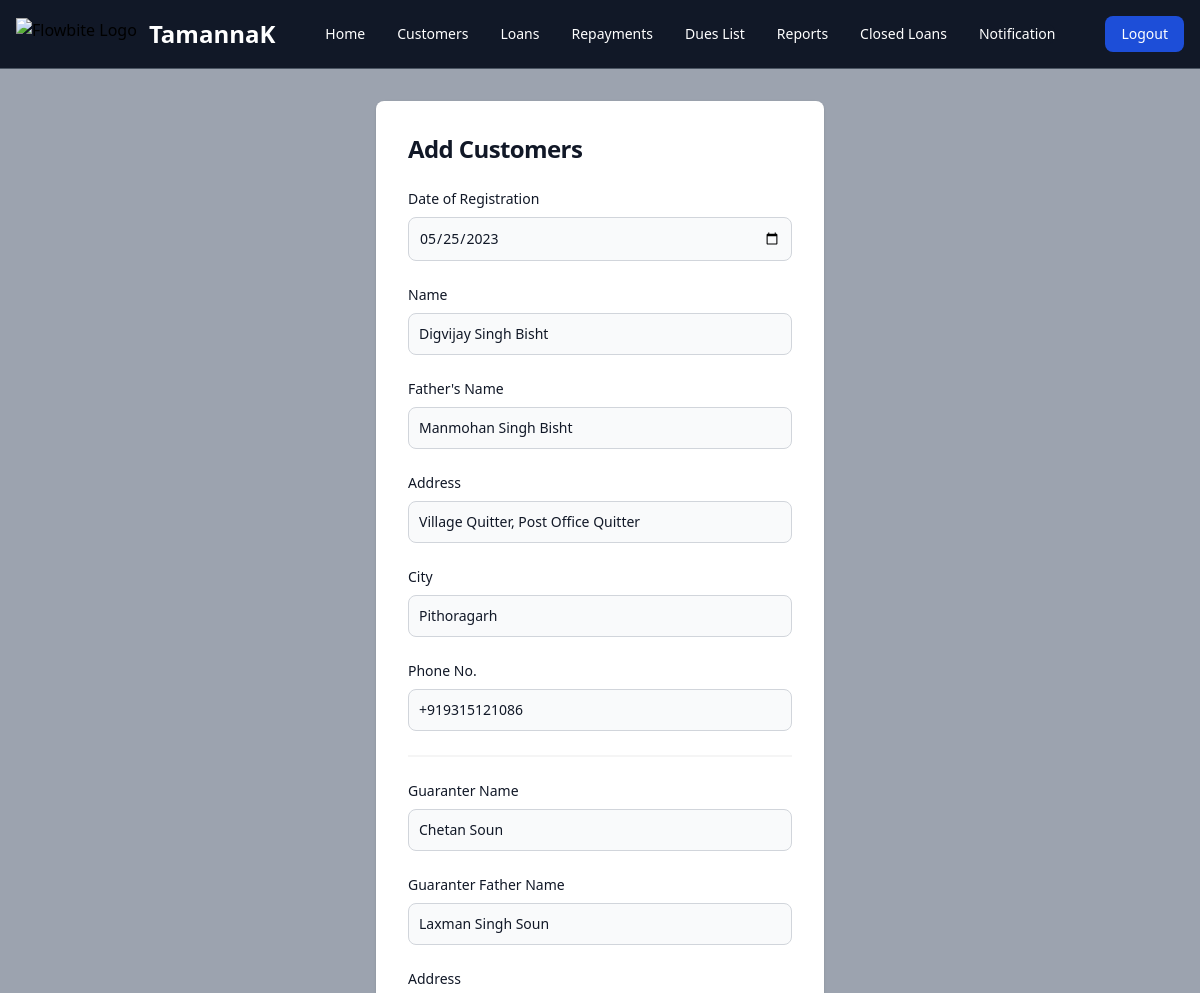
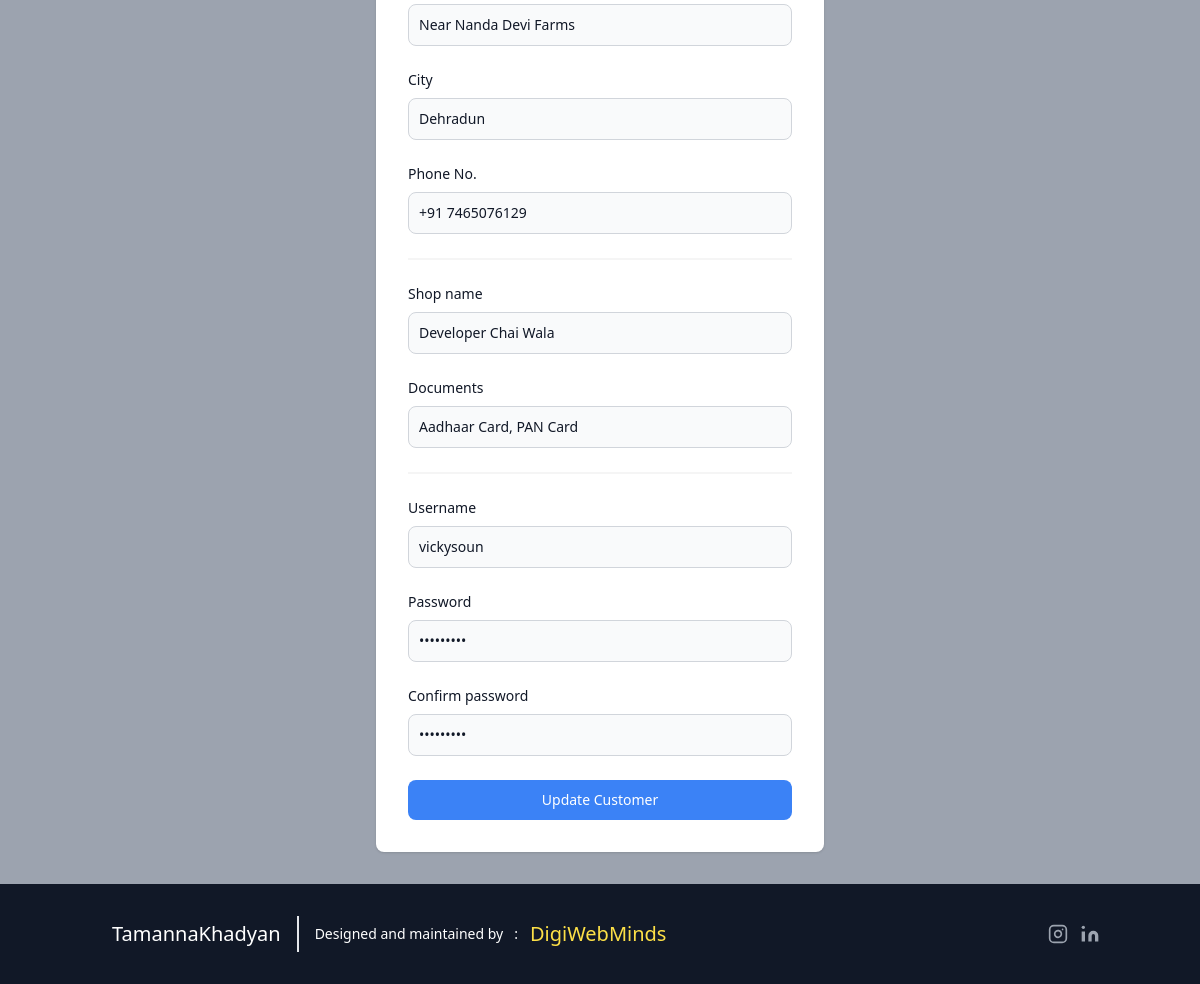
Screenshot of /admin/add_user.php?id=3 with the database file from the repository (2 pictures, top to bottom).
### tables this page shows
CREATE TABLE `customers` (
  `id` int(10) NOT NULL,
  `dor` varchar(20) DEFAULT NULL,
  `sname` varchar(255) DEFAULT NULL,
  `name` varchar(100) DEFAULT NULL,
  `fname` varchar(100) DEFAULT NULL,
  `address` varchar(255) DEFAULT NULL,
  `city` varchar(255) DEFAULT NULL,
  `phone` varchar(100) DEFAULT NULL,
  `photo` varchar(255) DEFAULT NULL,
  `gname` varchar(100) DEFAULT NULL,
  `gfname` varchar(100) DEFAULT NULL,
  `gaddress` varchar(255) DEFAULT NULL,
  `gcity` varchar(255) DEFAULT NULL,
  `gphone` varchar(100) DEFAULT NULL,
  `gphoto` varchar(255) DEFAULT NULL,
  `documents` varchar(255) DEFAULT NULL,
  `username` varchar(50) DEFAULT NULL,
  `password` varchar(50) DEFAULT NULL
);

### admin/add_user.php (the view, shortened to what this page needs)
<?php
require_once("../include/connect.php");
if(isset($_GET['id'])){
    $id = $_GET['id'];
    $sql2 = "SELECT * FROM customers WHERE id = $id";
    $result = mysqli_query($conn,$sql2);
    $user = mysqli_fetch_assoc($result);
}
?>
<!DOCTYPE html>
<html lang="en">
<head>
    <script src="https://cdn.tailwindcss.com"></script>
</head>
<body>
    <?php
    include ("../include/navbar.php");
    ?>
    <section class="bg-gray-400">
        <div class="flex flex-col items-center justify-center px-6 py-8 mx-auto">
            <div class="w-full bg-white rounded-lg shadow dark:border md:mt-0 sm:max-w-md xl:p-0 dark:bg-gray-800 dark:border-gray-700">
                <div class="p-6 space-y-4 md:space-y-6 sm:p-8">
                    <h1 class="text-xl font-bold leading-tight tracking-tight text-gray-900 md:text-2xl dark:text-white">
                        Add Customers
                    </h1>
                    <form class="space-y-4 md:space-y-6" action="" enctype="multipart/form-data" method="post">
                        <div>
                            <label for="dor" class="block mb-2 text-sm font-medium text-gray-900 dark:text-white">Date of Registration</label>
                            <input type="date" name="dor" id="dor" class="bg-gray-50 border border-gray-300 text-gray-900 sm:text-sm rounded-lg focus:ring-primary-600 focus:border-primary-600 block w-full p-2.5 dark:bg-gray-700 dark:border-gray-600 dark:placeholder-gray-400 dark:text-white dark:focus:ring-blue-500 dark:focus:border-blue-500" required value="<?php if(isset($_GET['id'])){echo $user['dor'];} else{echo date("Y-m-d");} ?>">
                        </div>
                        <div>
                            <label for="name" class="block mb-2 text-sm font-medium text-gray-900 dark:text-white">Name</label>
                            <input type="text" name="name" id="name" class="bg-gray-50 border border-gray-300 text-gray-900 sm:text-sm rounded-lg focus:ring-primary-600 focus:border-primary-600 block w-full p-2.5 dark:bg-gray-700 dark:border-gray-600 dark:placeholder-gray-400 dark:text-white dark:focus:ring-blue-500 dark:focus:border-blue-500" <?php if(isset($_GET['id'])){echo "value='".$user['name']."'";} ?> required>
                        </div>
                        <div>
                            <label for="fname" class="block mb-2 text-sm font-medium text-gray-900 dark:text-white">Father's Name</label>
                            <input type="text" name="fname" id="fname" class="bg-gray-50 border border-gray-300 text-gray-900 sm:text-sm rounded-lg focus:ring-primary-600 focus:border-primary-600 block w-full p-2.5 dark:bg-gray-700 dark:border-gray-600 dark:placeholder-gray-400 dark:text-white dark:focus:ring-blue-500 dark:focus:border-blue-500" <?php if(isset($_GET['id'])){echo "value='".$user['fname']."'";} ?> required>
                        </div>
                        <div>
                            <label for="address" class="block mb-2 text-sm font-medium text-gray-900 dark:text-white">Address</label>
                            <input type="textarea" name="address" id="address" class="bg-gray-50 border border-gray-300 text-gray-900 sm:text-sm rounded-lg focus:ring-primary-600 focus:border-primary-600 block w-full p-2.5 dark:bg-gray-700 dark:border-gray-600 dark:placeholder-gray-400 dark:text-white dark:focus:ring-blue-500 dark:focus:border-blue-500" <?php if(isset($_GET['id'])){echo "value='".$user['address']."'";} ?> required>
                        </div>
                        <div>
                            <label for="city" class="block mb-2 text-sm font-medium text-gray-900 dark:text-white">City</label>
                            <input type="text" name="city" id="city" class="bg-gray-50 border border-gray-300 text-gray-900 sm:text-sm rounded-lg focus:ring-primary-600 focus:border-primary-600 block w-full p-2.5 dark:bg-gray-700 dark:border-gray-600 dark:placeholder-gray-400 dark:text-white dark:focus:ring-blue-500 dark:focus:border-blue-500" <?php if(isset($_GET['id'])){echo "value='".$user['city']."'";} ?> required>
                        </div>
                        <div>
                            <label for="phone" class="block mb-2 text-sm font-medium text-gray-900 dark:text-white">Phone No.</label>
                            <input type="text" name="phone" id="phone" class="bg-gray-50 border border-gray-300 text-gray-900 sm:text-sm rounded-lg focus:ring-primary-600 focus:border-primary-600 block w-full p-2.5 dark:bg-gray-700 dark:border-gray-600 dark:placeholder-gray-400 dark:text-white dark:focus:ring-blue-500 dark:focus:border-blue-500" <?php if(isset($_GET['id'])){echo "value='".$user['phone']."'";} ?> required placeholder="+91 ">
                        </div>
                        <hr class="my-12 h-0.5 border-t-0 bg-neutral-100 opacity-100 dark:opacity-50" />
                        <div>
                            <label for="gname" class="block mb-2 text-sm font-medium text-gray-900 dark:text-white"> Guaranter Name</label>
                            <input type="text" name="gname" id="gname" class="bg-gray-50 border border-gray-300 text-gray-900 sm:text-sm rounded-lg focus:ring-primary-600 focus:border-primary-600 block w-full p-2.5 dark:bg-gray-700 dark:border-gray-600 dark:placeholder-gray-400 dark:text-white dark:focus:ring-blue-500 dark:focus:border-blue-500" <?php if(isset($_GET['id'])){echo "value='".$user['gname']."'";} ?> >
                        </div>
                        <div>
                            <label for="gfname" class="block mb-2 text-sm font-medium text-gray-900 dark:text-white"> Guaranter Father Name</label>
                            <input type="text" name="gfname" id="gfname" class="bg-gray-50 border border-gray-300 text-gray-900 sm:text-sm rounded-lg focus:ring-primary-600 focus:border-primary-600 block w-full p-2.5 dark:bg-gray-700 dark:border-gray-600 dark:placeholder-gray-400 dark:text-white dark:focus:ring-blue-500 dark:focus:border-blue-500" <?php if(isset($_GET['id'])){echo "value='".$user['gfname']."'";} ?> >
                        </div>
                        <div>
                            <label for="gaddress" class="block mb-2 text-sm font-medium text-gray-900 dark:text-white">Address</label>
                            <input type="textarea" name="gaddress" id="gaddress" class="bg-gray-50 border border-gray-300 text-gray-900 sm:text-sm rounded-lg focus:ring-primary-600 focus:border-primary-600 block w-full p-2.5 dark:bg-gray-700 dark:border-gray-600 dark:placeholder-gray-400 dark:text-white dark:focus:ring-blue-500 dark:focus:border-blue-500" <?php if(isset($_GET['id'])){echo "value='".$user['gaddress']."'";} ?> >
                        </div>
                        <div>
                            <label for="gcity" class="block mb-2 text-sm font-medium text-gray-900 dark:text-white">City</label>
                            <input type="text" name="gcity" id="gcity" class="bg-gray-50 border border-gray-300 text-gray-900 sm:text-sm rounded-lg focus:ring-primary-600 focus:border-primary-600 block w-full p-2.5 dark:bg-gray-700 dark:border-gray-600 dark:placeholder-gray-400 dark:text-white dark:focus:ring-blue-500 dark:focus:border-blue-500" <?php if(isset($_GET['id'])){echo "value='".$user['gcity']."'";} ?> >
                        </div>
                        <div>
                            <label for="gphone" class="block mb-2 text-sm font-medium text-gray-900 dark:text-white">Phone No.</label>
                            <input type="text" name="gphone" id="gphone" class="bg-gray-50 border border-gray-300 text-gray-900 sm:text-sm rounded-lg focus:ring-primary-600 focus:border-primary-600 block w-full p-2.5 dark:bg-gray-700 dark:border-gray-600 dark:placeholder-gray-400 dark:text-white dark:focus:ring-blue-500 dark:focus:border-blue-500" placeholder="+91 " <?php if(isset($_GET['id'])){echo "value='".$user['gphone']."'";} ?> >
                        </div>
                        <hr class="my-12 h-0.5 border-t-0 bg-neutral-100 opacity-100 dark:opacity-50" />
                        <div>
                            <label for="sname" class="block mb-2 text-sm font-medium text-gray-900 dark:text-white">Shop name</label>
                            <input type="text" name="sname" id="sname" class="bg-gray-50 border border-gray-300 text-gray-900 sm:text-sm rounded-lg focus:ring-primary-600 focus:border-primary-600 block w-full p-2.5 dark:bg-gray-700 dark:border-gray-600 dark:placeholder-gray-400 dark:text-white dark:focus:ring-blue-500 dark:focus:border-blue-500" <?php if(isset($_GET['id'])){echo "value='".$user['sname']."'";} ?> >
                        </div>
                        <div>
                            <label for="documents" class="block mb-2 text-sm font-medium text-gray-900 dark:text-white">Documents</label>
                            <input type="textarea" name="documents" id="documents" class="bg-gray-50 border border-gray-300 text-gray-900 sm:text-sm rounded-lg focus:ring-primary-600 focus:border-primary-600 block w-full p-2.5 dark:bg-gray-700 dark:border-gray-600 dark:placeholder-gray-400 dark:text-white dark:focus:ring-blue-500 dark:focus:border-blue-500" <?php if(isset($_GET['id'])){echo "value='".$user['documents']."'";} ?> >
                        </div>
                        <hr class="my-12 h-0.5 border-t-0 bg-neutral-100 opacity-100 dark:opacity-50" />
                        <div>
                            <label for="username" class="block mb-2 text-sm font-medium text-gray-900 dark:text-white">Username</label>
                            <input type="text" name="username" id="username" class="bg-gray-50 border border-gray-300 text-gray-900 sm:text-sm rounded-lg focus:ring-primary-600 focus:border-primary-600 block w-full p-2.5 dark:bg-gray-700 dark:border-gray-600 dark:placeholder-gray-400 dark:text-white dark:focus:ring-blue-500 dark:focus:border-blue-500" <?php if(isset($_GET['id'])){echo "value='".$user['username']."'";} ?> required>
                        </div>
                        <div>
                            <label for="password" class="block mb-2 text-sm font-medium text-gray-900 dark:text-white">Password</label>
                            <input type="password" name="password" id="password" class="bg-gray-50 border border-gray-300 text-gray-900 sm:text-sm rounded-lg focus:ring-primary-600 focus:border-primary-600 block w-full p-2.5 dark:bg-gray-700 dark:border-gray-600 dark:placeholder-gray-400 dark:text-white dark:focus:ring-blue-500 dark:focus:border-blue-500" <?php if(isset($_GET['id'])){echo "value='".$user['password']."'";} ?> required>
                        </div>
                        <div>
                            <label for="cpassword" class="block mb-2 text-sm font-medium text-gray-900 dark:text-white">Confirm password</label>
                            <input type="password" name="cpassword" id="cpassword" class="bg-gray-50 border border-gray-300 text-gray-900 sm:text-sm rounded-lg focus:ring-primary-600 focus:border-primary-600 block w-full p-2.5 dark:bg-gray-700 dark:border-gray-600 dark:placeholder-gray-400 dark:text-white dark:focus:ring-blue-500 dark:focus:border-blue-500" <?php if(isset($_GET['id'])){echo "value='".$user['password']."'";} ?> required>
                        </div>
                        <button type="submit" name="submit" id="submit" class="w-full text-white bg-blue-500 hover:bg-primary-700 focus:ring-4 focus:outline-none focus:ring-primary-300 font-medium rounded-lg text-sm px-5 py-2.5 text-center bg-primary-600 hover:bg-primary-700 focus:ring-primary-800"><?php if(isset($_GET['id'])){echo "Update Customer";}else{ echo "Add Customer";} ?></button>
                    </form>
                </div>
            </div>
        </div>
    </section>
</body>
<?php
    include ("../include/footer.php");
?>
</html>

### rows the page displays
customers: dor "05/25/2023", name "Digvijay Singh Bisht", fname "Manmohan Singh Bisht", address "Village Quitter, Post Office Quitter", city "Pithoragarh", phone "+919315121086", gname "Chetan Soun", gfname "Laxman Singh Soun", gaddress "Near Nanda Devi Farms", gcity "Dehradun", gphone "+91 7465076129", sname "Developer Chai Wala", documents "Aadhaar Card, PAN Card", username "vickysoun"
